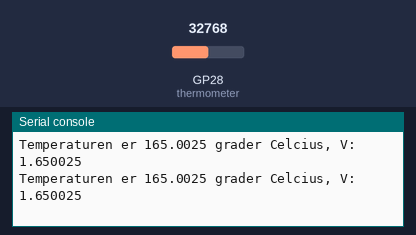
A program run on a simulated Raspberry Pi Pico running MicroPython. On the bench: the last lines printed to the serial console. The inputs (shaded band) are chosen by the test bench; at power-on: GP28 (thermometer) = 32768 (analog values on the 0–65535 scale).

Above: at 1.2 s.
1.3 s: GP28 (thermometer) set to 45874
At 2.6 s:
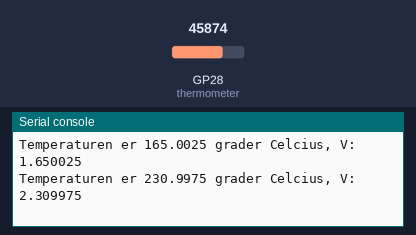
2.8 s: GP28 (thermometer) set to 57670
At 3.8 s:
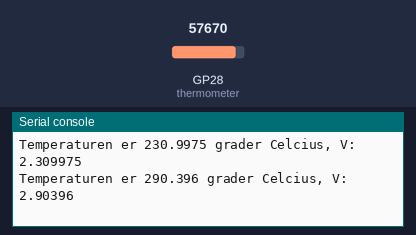
Timing chart, 0 to 5.8 s (numbered marks = the images above; inputs shaded):
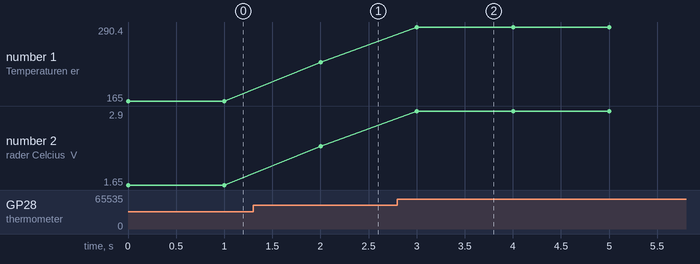

The program:

temp.py
```python
from machine import ADC
from time import sleep

thermometer = ADC(28)

def read_thermometer():
    conversion_factor = 3.3/65535
    voltage = thermometer.read_u16()*conversion_factor
    return voltage*100

def main():
    for _ in range(20):
        temperature = read_thermometer()
        print(f'Temperaturen er {temperature} grader Celcius, V: {temperature/100}')
        sleep(1)
    return 1

main()
```

Measured:
- after the input at 1.3 s, the serial console: prints a new line after 0.70 s (image 1)
- after the input at 2.8 s, the serial console: prints a new line after 0.20 s (image 2)
- plotted number 1: 165 → 231 after the input at 1.3 s, 231 → 290.4 after the input at 2.8 s
- plotted number 2: 1.65 → 2.31 after the input at 1.3 s, 2.31 → 2.9 after the input at 2.8 s
